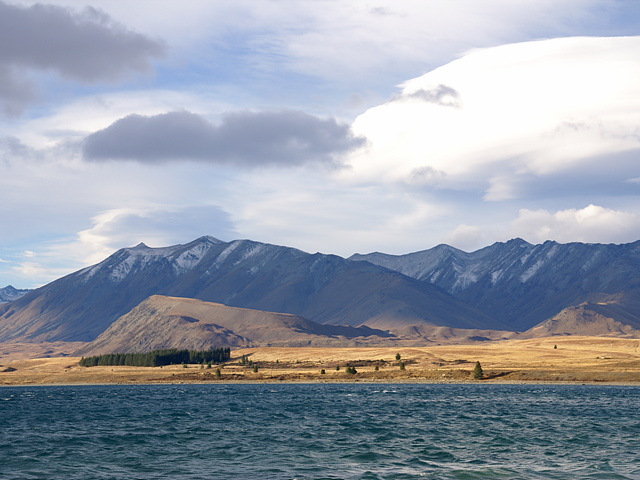
#> input picture res/tekapo.bmp, 640 x 480 px
$ python affine_transform.py
#> lines starting #> are read from the running program, lines starting #| are printed output that depends on the picture
import cv2
import numpy as np
def affine_transform():
    src = cv2.imread('res/tekapo.bmp')
#> src is the input picture: shape (480, 640, 3); mean B, G, R 169.8, 157.4, 149.7
    if src is None:
        print('Image load failed')
        return
    rows = src.shape[0]
#> rows = 480
    cols = src.shape[1]
#> cols = 640
    src_pts = np.array([[0, 0],
                        [cols - 1, 0],
                        [cols - 1, rows - 1]]).astype(np.float32)
#> src_pts = [[0, 0], [639, 0], [639, 479]]
    dst_pts = np.array([[50, 50],
                        [cols - 100, 100],
                        [cols - 50, rows - 50]]).astype(np.float32)
#> dst_pts = [[50, 50], [540, 100], [590, 430]]

    affine_mat = cv2.getAffineTransform(src_pts, dst_pts)
    dst = cv2.warpAffine(src, affine_mat, (0, 0))
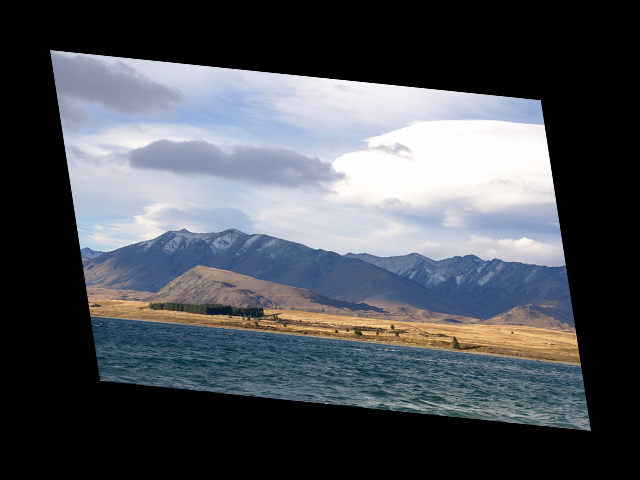
#> dst: shape (480, 640, 3); mean B, G, R 88.3, 81.8, 77.9
    cv2.imshow('src', src)
    cv2.imshow('dst', dst)
    cv2.waitKey()
    cv2.destroyAllWindows()

if __name__ == "__main__":
    affine_transform()

$ run again, with res/card.bmp copied over res/tekapo.bmp
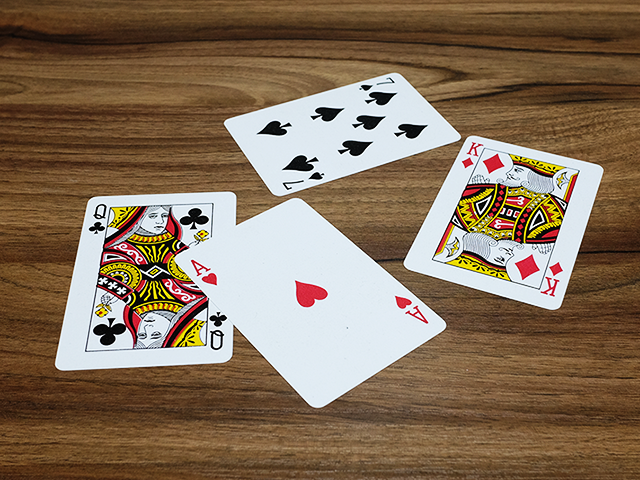
#> input picture res/card.bmp, 640 x 480 px
#> in affine_transform, src is the input picture: shape (480, 640, 3); mean B, G, R 90.2, 112.3, 133.7
#> in affine_transform, `dst = cv2.warpAffine(src, affine_mat, (0, 0))`:
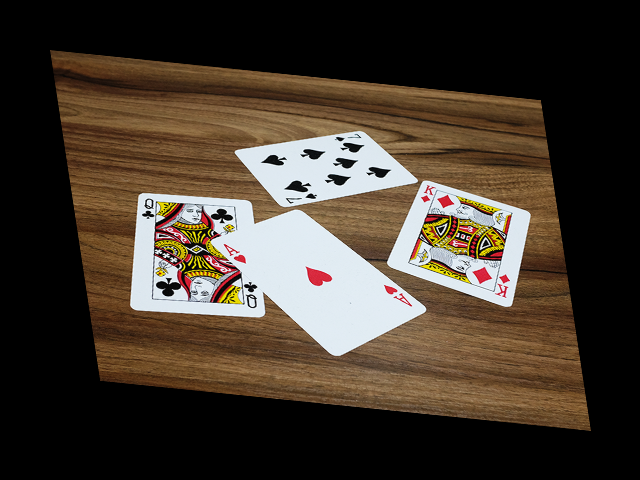
#> dst: shape (480, 640, 3); mean B, G, R 46.9, 58.4, 69.6

$ run again, with res/circuit.bmp copied over res/tekapo.bmp
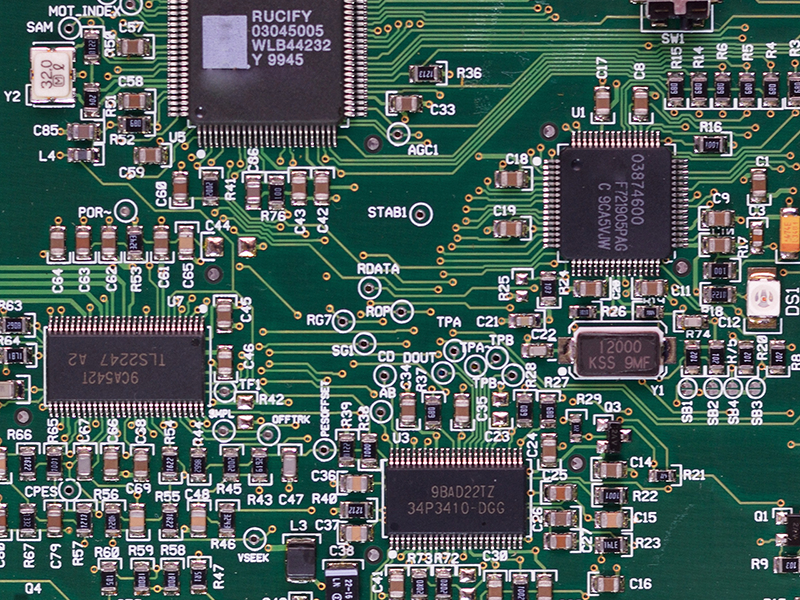
#> input picture res/circuit.bmp, 800 x 600 px
#> in affine_transform, src is the input picture: shape (600, 800, 3); mean B, G, R 91.3, 95.7, 76.3
#> in affine_transform, `dst = cv2.warpAffine(src, affine_mat, (0, 0))`:
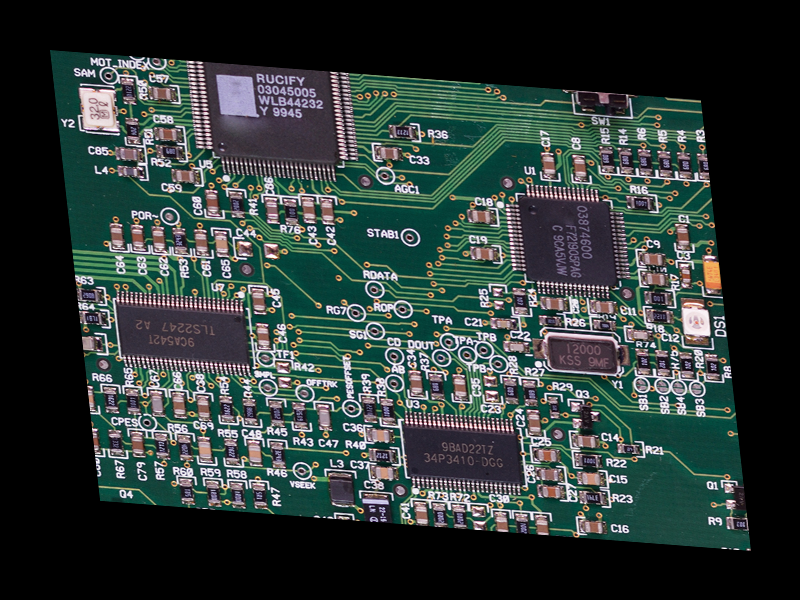
#> dst: shape (600, 800, 3); mean B, G, R 55.3, 58, 46.2

$ run again, with res/crystal.bmp copied over res/tekapo.bmp
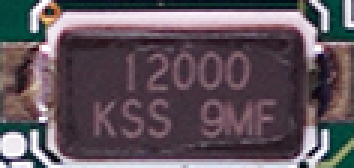
#> input picture res/crystal.bmp, 118 x 56 px (shown 3 times larger)
#> in affine_transform, src is the input picture: shape (56, 118, 3); mean B, G, R 93.2, 85.1, 97.5
#> in affine_transform, `dst = cv2.warpAffine(src, affine_mat, (0, 0))`:
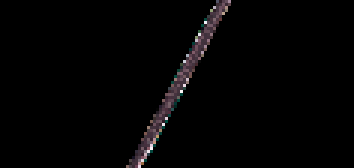
#> dst: shape (56, 118, 3) (shown 3 times larger); mean B, G, R 3.7, 3.4, 4
